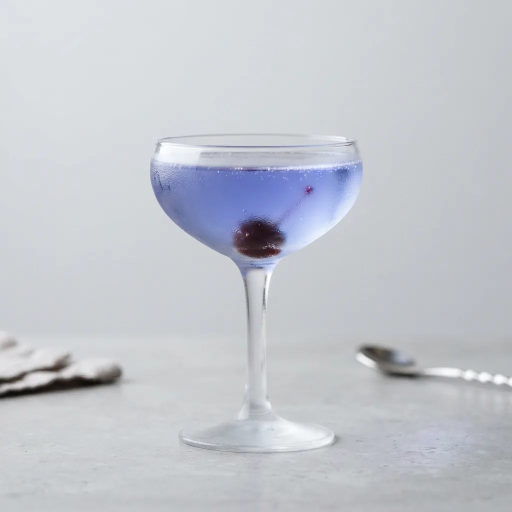
#> input picture specs/v3-mockups/collectible/img/aviation.webp, 1024 x 1024 px, found by its file name (shown at 1/2 size); its folder holds only this picture in this run
$ python bake.py
#> lines starting #> are read from the running program, lines starting #| are printed output that depends on the picture
import os, numpy as np
from PIL import Image, ImageEnhance, ImageFilter
SRC='img'
def warm(im):
    a=np.asarray(im.convert('RGB')).astype(np.float32)/255
    lum=(0.2126*a[...,0]+0.7152*a[...,1]+0.0722*a[...,2])[...,None]
    mult=np.array([1.02,0.955,0.875],np.float32)
    w=np.clip((lum-0.25)/0.6,0,1)
    out=np.clip((a*(1-w)+a*mult*w)*1.03,0,1)
    im2=Image.fromarray((out*255).astype(np.uint8))
    im2=ImageEnhance.Color(im2).enhance(1.22)
    return ImageEnhance.Contrast(im2).enhance(1.06)
def ghost(im):
    g=im.convert('L').resize((512,512),Image.LANCZOS)
    a=np.clip((np.asarray(g).astype(np.float32)/255-0.10)/0.85,0,1)
    lo=np.array([0x26,0x05,0x0B],np.float32)/255; hi=np.array([0x6C,0x2A,0x35],np.float32)/255
    out=lo+(hi-lo)*a[...,None]**1.35
    emb=np.asarray(g.filter(ImageFilter.GaussianBlur(0.8)).filter(ImageFilter.EMBOSS)).astype(np.float32)/255-0.5
    out=out+emb[...,None]*np.array([0.62,0.48,0.48])
    return Image.fromarray((np.clip(out,0,1)*255).astype(np.uint8))
for f in sorted(os.listdir(SRC)):
    if not f.endswith('.webp') or 'locked' in f: continue
    im=Image.open(os.path.join(SRC,f))
#> im is the input picture: PIL image 1024x1024 RGB; mean R, G, B 195.2, 199, 205.6
    warm(im).resize((900,900),Image.LANCZOS).save('img/warm/'+f,quality=84)
#> in warm, `lum=(0.2126*a[...,0]+0.7152*a[...,1]+0.0722*a[...,2])[...,None]`:
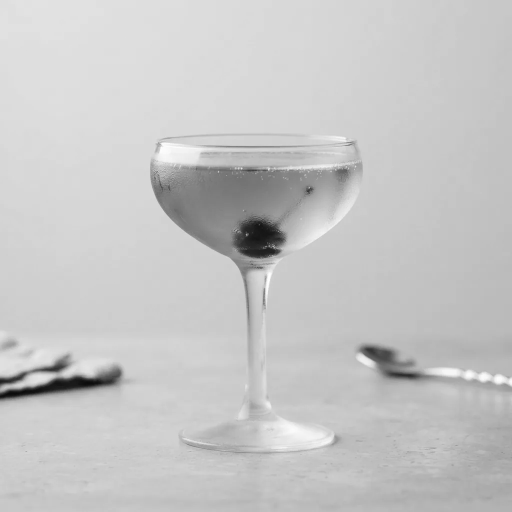
#> lum: shape (1024, 1024, 1) float32 (shown at 1/2 size); min 0.0398, max 1, mean 0.779
#> in warm, `w=np.clip((lum-0.25)/0.6,0,1)`:
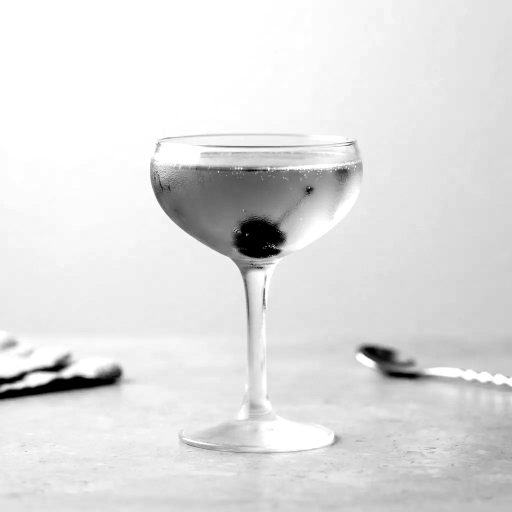
#> w: shape (1024, 1024, 1) float32 (shown at 1/2 size); min 0, max 1, mean 0.878
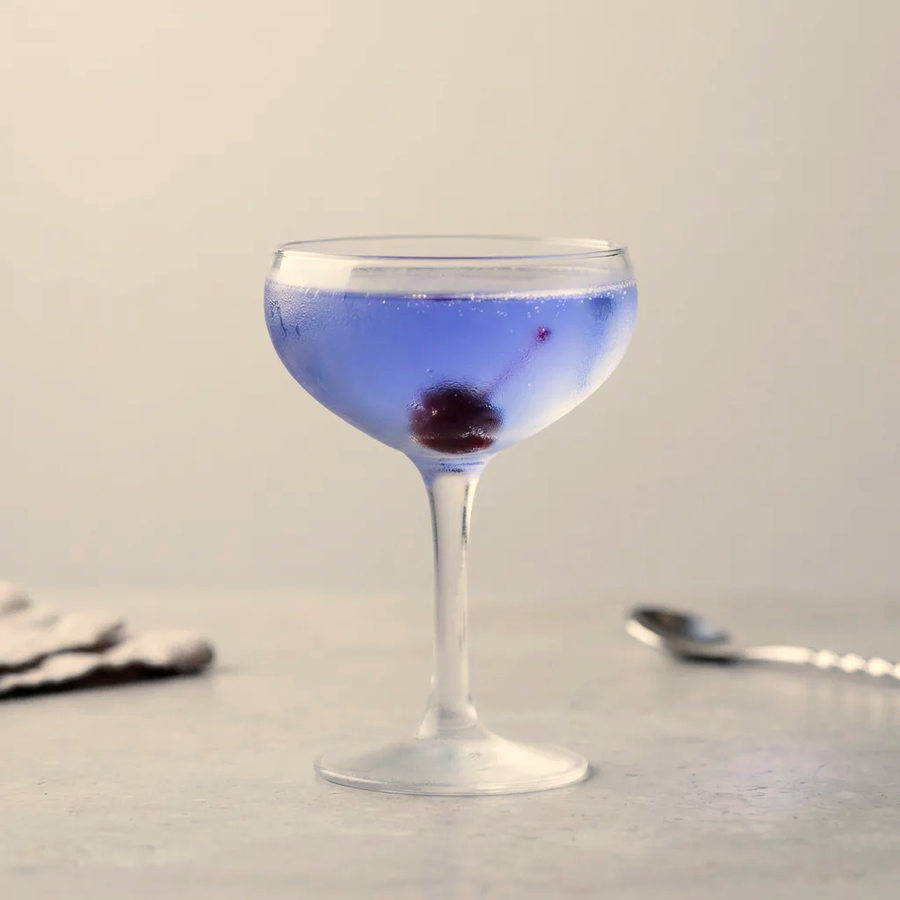
#> saved as aviation.webp: PIL image 900x900 RGB; mean R, G, B 205, 194.7, 183.7
    ghost(im).save('img/ghost/'+f,quality=82)
#> in ghost, `g=im.convert('L').resize((512,512),Image.LANCZOS)`:
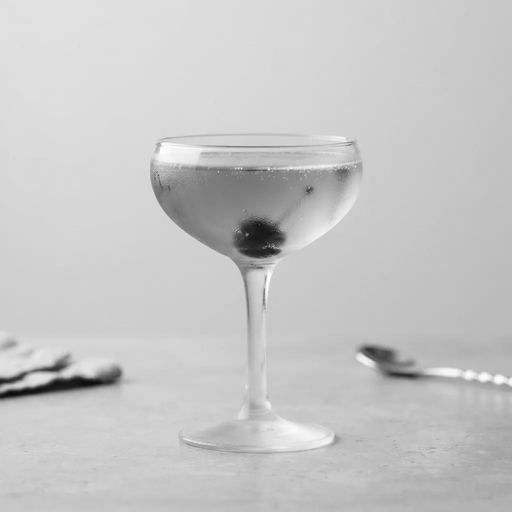
#> g: PIL image 512x512 L; min 12, max 255, mean 198.6
#> in ghost, `out=lo+(hi-lo)*a[...,None]**1.35`:
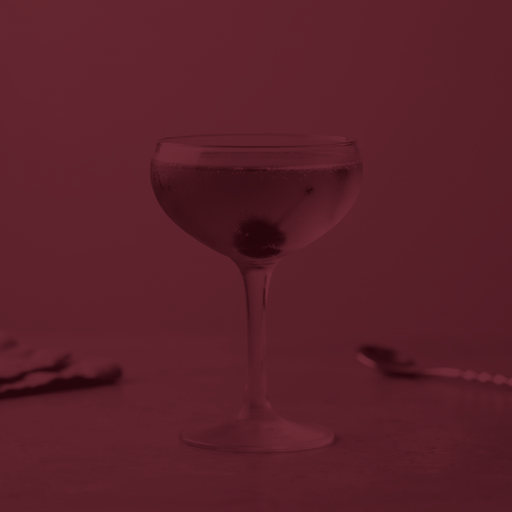
#> out: shape (512, 512, 3) float32; mean of channels 0, 1, 2 0.353, 0.127, 0.165; drawn as R, G, B
#> in ghost, `emb=np.asarray(g.filter(ImageFilter.GaussianBlur(0.8)).filter(ImageFil..`:
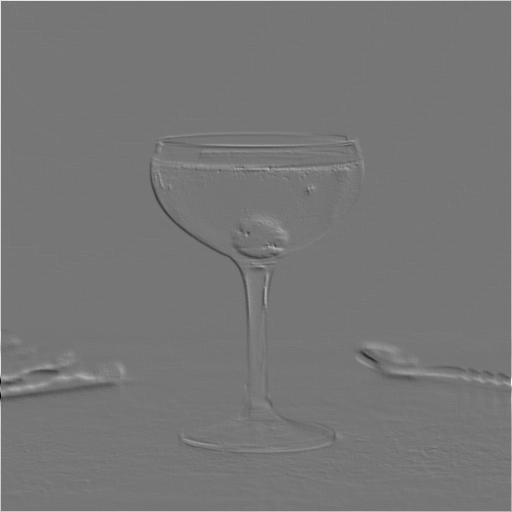
#> emb: shape (512, 512) float32; min -0.406, max 0.469, mean 0.00422; drawn with min black and max white
#> in ghost, `out=out+emb[...,None]*np.array([0.62,0.48,0.48])`:
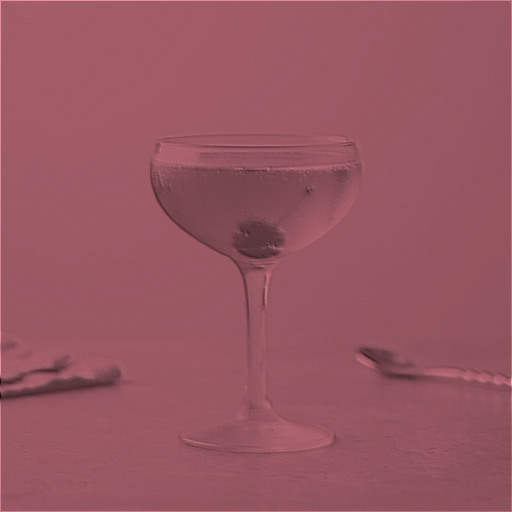
#> out: shape (512, 512, 3) float64; mean of channels 0, 1, 2 0.355, 0.129, 0.167; drawn with min black and max white
#> (the run stopped early here; a loop or call above may not have finished)

$ run again, on specs/v3-mockups/collectible/img/white-negroni.webp
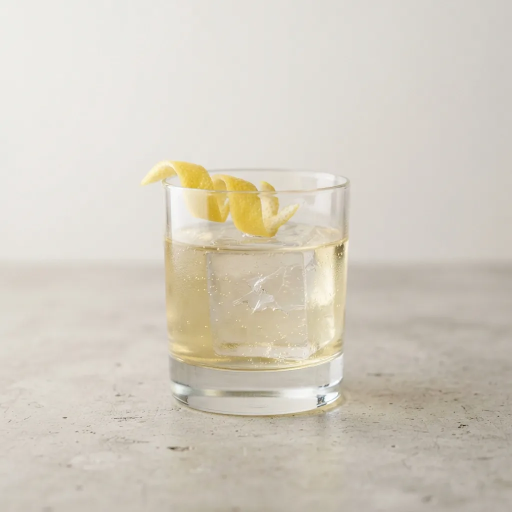
#> input picture specs/v3-mockups/collectible/img/white-negroni.webp, 1024 x 1024 px, found by its file name (shown at 1/2 size)
#> im is the input picture: PIL image 1024x1024 RGB; mean R, G, B 211.7, 205.4, 193.4
#> in ghost, `emb=np.asarray(g.filter(ImageFilter.GaussianBlur(0.8)).filter(ImageFil..`:
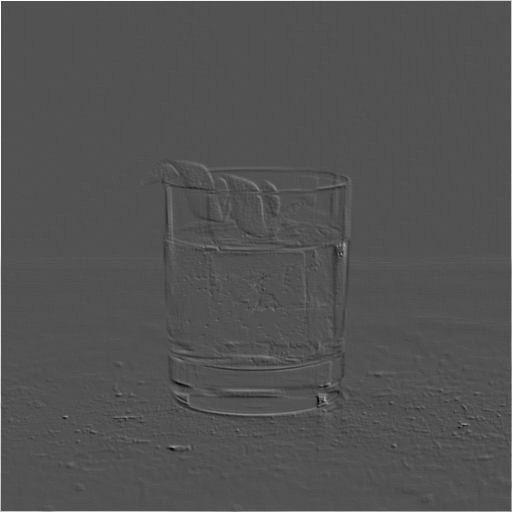
#> emb: shape (512, 512) float32; min -0.202, max 0.429, mean 0.00432; drawn with min black and max white
#> in ghost, `out=out+emb[...,None]*np.array([0.62,0.48,0.48])`:
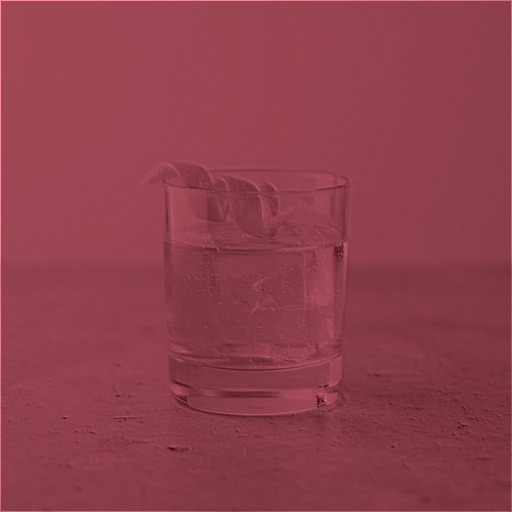
#> out: shape (512, 512, 3) float64; mean of channels 0, 1, 2 0.367, 0.135, 0.174; drawn with min black and max white

$ run again, on specs/v3-mockups/collectible/img/last-word.webp
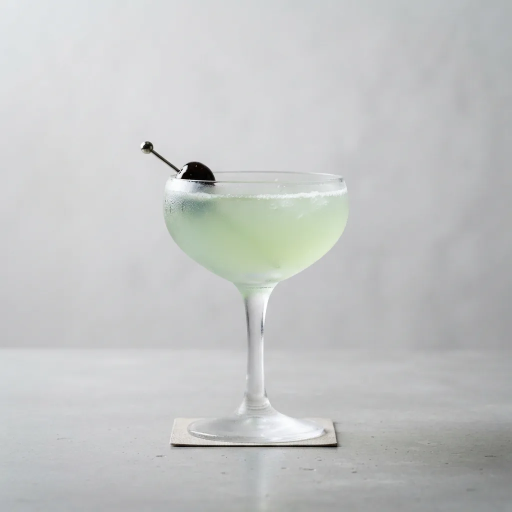
#> input picture specs/v3-mockups/collectible/img/last-word.webp, 1024 x 1024 px, found by its file name (shown at 1/2 size)
#> im is the input picture: PIL image 1024x1024 RGB; mean R, G, B 195.3, 196.9, 196.7
#> in ghost, `emb=np.asarray(g.filter(ImageFilter.GaussianBlur(0.8)).filter(ImageFil..`:
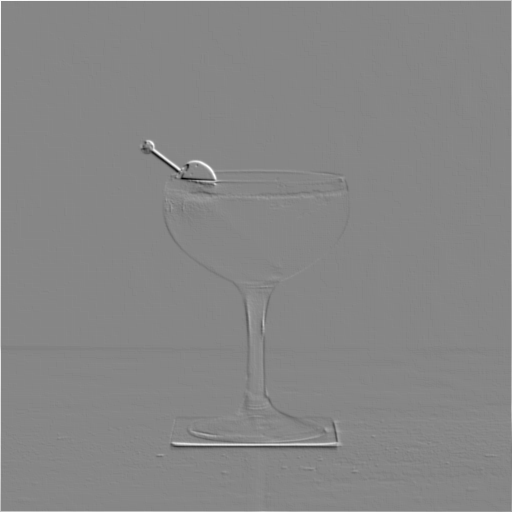
#> emb: shape (512, 512) float32; min -0.469, max 0.425, mean 0.00378; drawn with min black and max white
#> in ghost, `out=out+emb[...,None]*np.array([0.62,0.48,0.48])`:
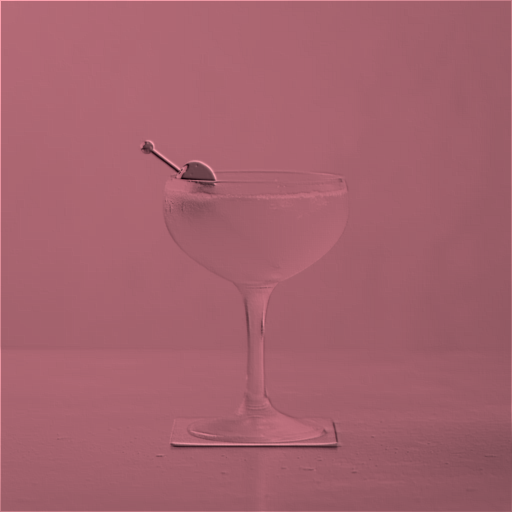
#> out: shape (512, 512, 3) float64; mean of channels 0, 1, 2 0.351, 0.127, 0.165; drawn with min black and max white

$ run again, on specs/v3-mockups/collectible/img/ward-8.webp
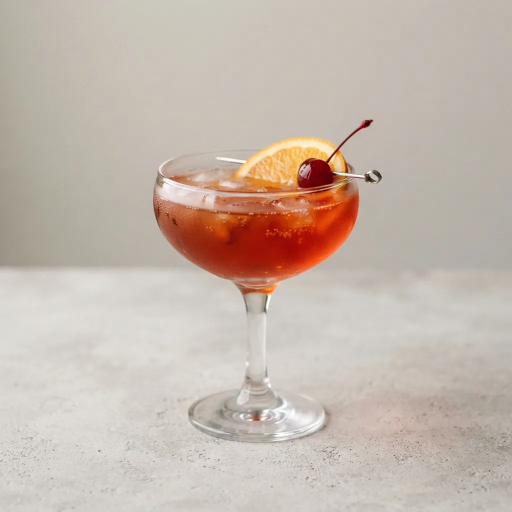
#> input picture specs/v3-mockups/collectible/img/ward-8.webp, 1024 x 1024 px, found by its file name (shown at 1/2 size)
#> im is the input picture: PIL image 1024x1024 RGB; mean R, G, B 197.4, 183.8, 173.6
#> in ghost, `out=out+emb[...,None]*np.array([0.62,0.48,0.48])`:
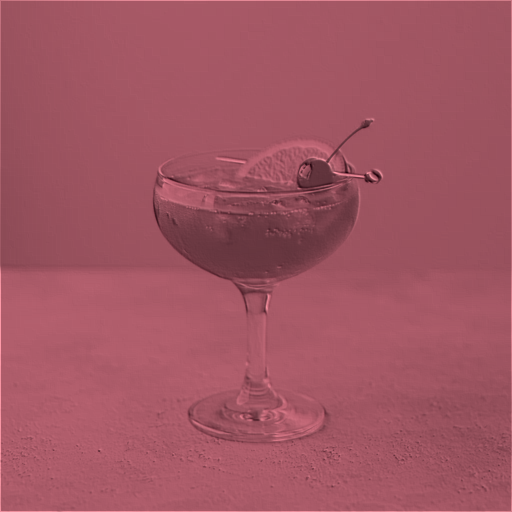
#> out: shape (512, 512, 3) float64; mean of channels 0, 1, 2 0.337, 0.12, 0.156; drawn with min black and max white
